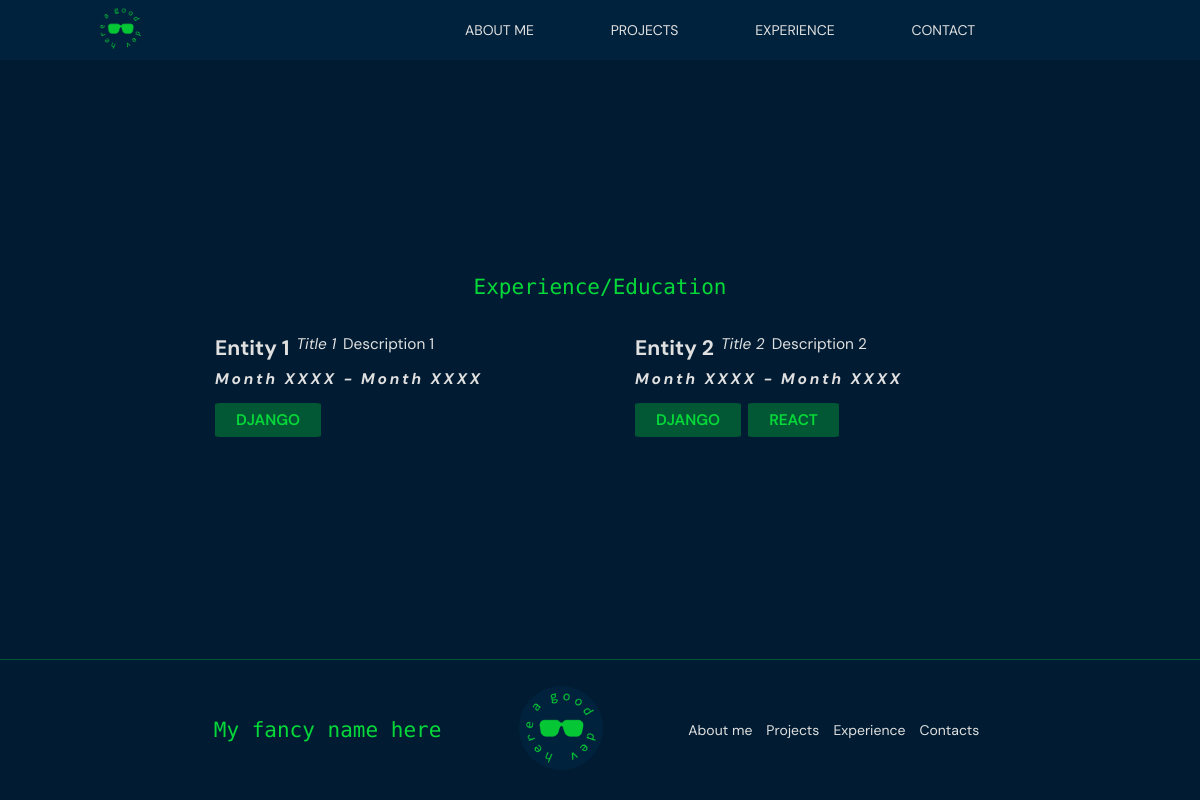
The app's page /experience/ with its own data.
### experiences/models.py (models this page shows, shortened)
class Experience(models.Model):
    entity = models.CharField(max_length=225)
    title = models.CharField(max_length=225)
    description = models.TextField(max_length=500)
    period = models.CharField(max_length=100)
    technologiesSkills = models.ManyToManyField(TechnologySkill)

class TechnologySkill(models.Model):
    name = models.CharField(max_length=100)

### experiences/views.py (the view)
# urls.py: path('experience/', experiences_list, name='experiences_list'),
def experiences_list(request):
    experiences = Experience.objects.all()
    return render(request, 'experiences/experiences_list.html', {'exp': experiences} )

### templates/experiences/experiences_list.html (shortened to what this page needs)
{% extends 'base.html' %}
{% load static %}
{% block content %}
<section id="experience" class="experience-section center">
    <h2>Experience/Education</h2>
    <div id="experiences-list">
        {% for exp in exp %}
        <div class="experience-card">
            <p> {{ exp.entity }} </p>
            <p> {{ exp.title }} </p>
            <p> {{ exp.description }} </p>
            <p> {{ exp.period }} </p>
            <div class="technologies center">
                {% for skill in exp.technologiesSkills.all %}
                <label> {{ skill.name }} </label>
                {% endfor %}
            </div>
        </div>
        {% endfor %}
    </div>
</section>
{% endblock content %}

### templates/base.html (shortened to what this page needs)
{% load static %}
<!DOCTYPE html>
<html lang="en">
<head>
    <link rel="stylesheet" href="{% static 'css/base.css' %}">
    <link rel="stylesheet" href="{% static 'css/header.css' %}">
    <link rel="stylesheet" href="{% static 'css/sections.css' %}">
    <link rel="stylesheet" href="{% static 'css/footer.css' %}">
    <link rel="stylesheet" href="{% static 'css/responsive.css' %}">
</head>
<body>
    <header class="center">
        <div class="logo center">
            <a href="{% url 'home' %}">
                <img src="{% static 'img/logo.jpg' %}" alt="">
            </a>
        </div>
        <nav>
            <div class="nav-link center">
                <a href="{% url 'home' %}">About me</a>
                <a href="{% url 'projects_list' %}">Projects</a>
                <a href="{% url 'experiences_list' %}">Experience</a>
                <a href="{% url 'contact' %}">Contact</a>
            </div>
        </nav>
    </header>
    {% block content %}
    {% endblock content %}
    <footer class="center">
        <h2>My fancy name here</h2>
        <div class="logo center">
            <a href="{% url 'home' %}">
                <img src="{% static 'img/logo.jpg' %}" alt="">
            </a>
        </div>
        <nav class="center">
            <a href="{% url 'home' %}">About me</a>
            <a href="{% url 'projects_list' %}">Projects</a>
            <a href="{% url 'experiences_list' %}">Experience</a>
            <a href="{% url 'contact' %}">Contacts</a>
        </nav>
    </footer>
</body>
</html>

### static/css/base.css (style rules this page uses)
:root { --background-color: #011C32; --header-color: #01223D; --accent-color: #05D939; --accent-color-shade: #025834; --neutral-color: #e0e0e0; --mono-font: 'DM Mono', monospace; --sans-font: 'DM Sans', sans-serif; }
.center { display: flex; justify-content: center; align-items: center; }
html { font-size: 14px; background-color: var(--background-color); }
* { font-family: var(--sans-font); margin: 0px; padding: 0px; }
body { height: 100vh; display: flex; flex-direction: column; justify-content: space-between; }
h2 { color: var(--accent-color); font-family: var(--mono-font); font-weight: 400; }
p { color: var(--neutral-color); font-size: 1.1rem; }

### static/css/header.css (style rules this page uses)
header { background-color: var(--header-color); height: 60px; position: sticky; top: 0px; }
.logo { width: 20%; }
img { width: 3.5rem; }
nav { height: 100%; width: 80%; }
.nav-link { height: 100%; }
.nav-link a { margin: 2%; padding: 1% 2%; color: var(--neutral-color); text-decoration: none; font-size: 1rem; text-transform: uppercase; }
label { cursor: pointer; }

### static/css/sections.css (style rules this page uses)
.skills label, .technologies label { cursor: initial; color: var(--accent-color); background-color: var(--accent-color-shade); font-size: 1.1rem; text-transform: uppercase; padding: 0.5rem 1.5rem; border-radius: 5%; font-weight: 600; }
a p:nth-child(2), .experience-card p:nth-child(1) { font-size: 1.5rem; font-weight: bolder; }
a p:nth-child(3), .experience-card p:nth-child(2) { font-style: italic; }
a p:nth-child(4), .experience-card p:nth-child(4) { font-style: italic; font-weight: bolder; letter-spacing: 0.2rem; }
.technologies { justify-content: flex-start; gap: 0.5rem; flex-wrap: wrap; margin-top: 0.5rem; }
.experience-section { flex-direction: column; margin-top: 4rem 0px; }
#experiences-list { margin-top: 2rem; display: flex; flex-wrap: wrap; justify-content: center; width: 100%; gap: 4rem; }
.experience-card { display: flex; flex-wrap: wrap; width: 25rem; padding: 0.5rem; gap: 0.5rem; }

### static/css/footer.css (style rules this page uses)
footer { height: 10rem; border-top: solid 1px var(--accent-color-shade); justify-content: space-between; }
footer img { width: 6rem; }
footer nav { width: max-content; }
footer nav a { color: var(--neutral-color); text-decoration: none; margin: 0px 0.5rem; }

### records on screen
Experience: entity "Entity 1", title "Title 1", description "Description 1", period "Month XXXX - Month XXXX"
TechnologySkill: name "DJANGO"
Experience: entity "Entity 2", title "Title 2", description "Description 2", period "Month XXXX - Month XXXX"
TechnologySkill: name "REACT"
